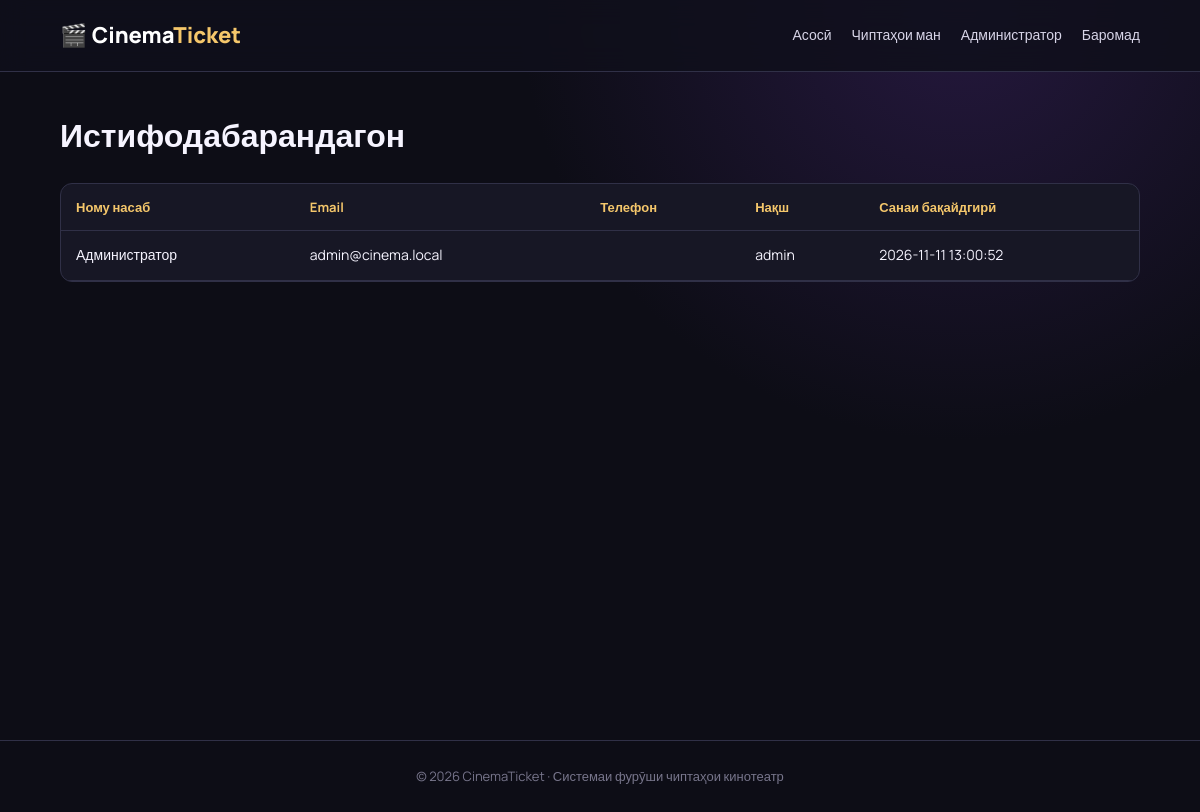
The page /admin/users.php (signed in) on the database its author committed.
### tables this page shows
CREATE TABLE users (
 id INT AUTO_INCREMENT PRIMARY KEY,
 full_name VARCHAR(120) NOT NULL,
 email VARCHAR(190) NOT NULL UNIQUE,
 phone VARCHAR(30) NULL,
 password VARCHAR(255) NOT NULL,
 role ENUM('customer','admin') NOT NULL DEFAULT 'customer',
 created_at TIMESTAMP DEFAULT CURRENT_TIMESTAMP
);

### includes/functions.php (called while the page is built, shortened)
<?php
function e($value): string {
    return htmlspecialchars((string)$value, ENT_QUOTES, 'UTF-8');
}

### admin/users.php (the view)
<?php
require_once '../config/database.php';require_once '../includes/functions.php';require_admin();
$users=$pdo->query("SELECT id,full_name,email,phone,role,created_at FROM users ORDER BY created_at DESC")->fetchAll();
$pageTitle='Истифодабарандагон';$assetPrefix='../';$homePrefix='../';require '../includes/header.php';
?>
<h1>Истифодабарандагон</h1><div class="table-wrap"><table><tr><th>Ному насаб</th><th>Email</th><th>Телефон</th><th>Нақш</th><th>Санаи бақайдгирӣ</th></tr><?php foreach($users as $u):?><tr><td><?=e($u['full_name'])?></td><td><?=e($u['email'])?></td><td><?=e($u['phone'])?></td><td><?=e($u['role'])?></td><td><?=e($u['created_at'])?></td></tr><?php endforeach;?></table></div>
<?php require '../includes/footer.php'; ?>

### assets/css/style.css (style rules this page uses)
:root { --bg:#0d0d16;--panel:#171725;--panel2:#202033;--text:#f6f4ff;--muted:#aaa8bd;--purple:#8b5cf6;--pink:#d946ef;--gold:#f5c76b;--line:#303047 }
* { box-sizing:border-box }
html { scroll-behavior:smooth }
body { margin:0;background:radial-gradient(circle at 80% 0%,#25183e 0,transparent 35%),var(--bg);color:var(--text);font-family:Manrope,Arial,sans-serif;line-height:1.6 }
.table-wrap { overflow:auto;background:var(--panel);border-radius:12px;border:1px solid var(--line);margin:20px 0 }
table { width:100%;border-collapse:collapse;min-width:650px }
th,td { text-align:left;padding:13px 15px;border-bottom:1px solid var(--line) }
th { color:var(--gold);font-size:13px }
td { font-size:14px }

### rows shown on the page
users: full_name "Администратор", email "admin@cinema.local", role "admin", created_at "2026-11-11 13:00:52"
